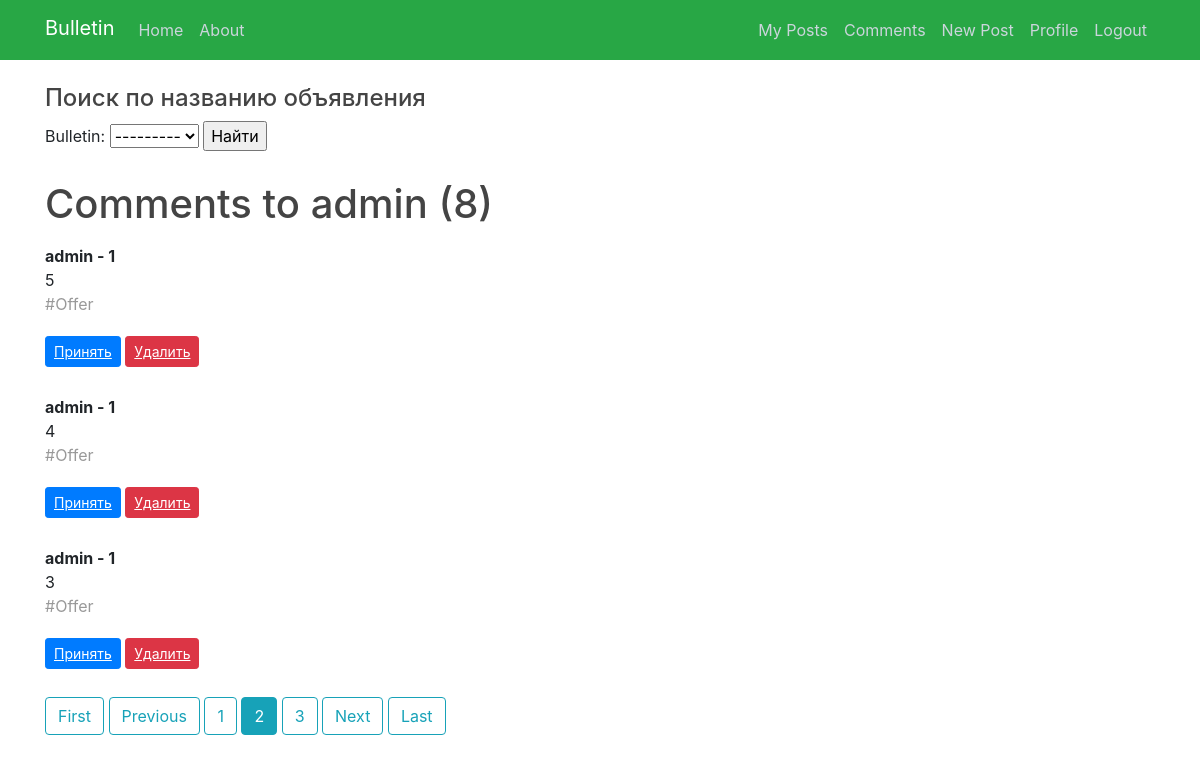
Page /home/comments?page=2 (signed in) on the earlier database version.
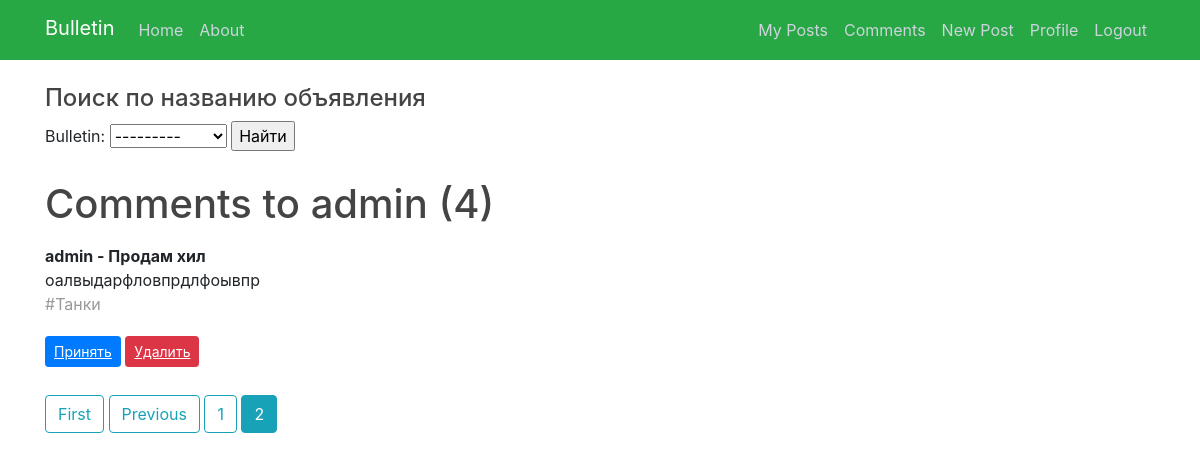
Same page on the later database version.
### myboardapp/models.py (models this page shows, shortened)
class Comment(models.Model):
    bulletin = models.ForeignKey(Bulletin, related_name="comments", on_delete=models.CASCADE)
    username = models.ForeignKey(User, on_delete=models.CASCADE, null=True)
    body = models.TextField()
    date_added = models.DateTimeField(auto_now_add=True)

class Bulletin(models.Model):
    title = models.CharField(max_length=100, blank=True)
    author = models.ForeignKey(User, on_delete=models.CASCADE)
    content = models.TextField()
    file = models.FileField(upload_to='files/',
                                             blank=True,
                                             )
    bulletin_category = models.ForeignKey(CategoryModel, on_delete=models.CASCADE)
    date_created = models.DateTimeField(default=timezone.now)
    def __str__(self):
        return self.title

class CategoryModel(models.Model):
    CHOISES = [
        ('Танки', "Танки"),
        ('Хилы', "Хилы"),
        ('ДД', "ДД"),
        ('Торговцы', "Торговцы"),
        ('Гилдмастеры', "Гилдмастеры"),
        ('Квестгиверы', "Квестгиверы"),
        ('Кузнецы', "Кузнецы"),
        ('Кожевники', "Кожевники"),
        ('Зельевары', "Зельевары"),
        ('Мастера заклинаний', "Мастера заклинаний"),
    ]
    category_name = models.CharField(max_length=255,
                                     choices=CHOISES,
                                     unique=True,
                                     )
    subscribers = models.ManyToManyField(User, null=True, blank=True, related_name='subscriber')
    def __str__(self):
        return f'{self.category_name}'
    """
    >>> from myboardapp.models import Bulletin
    >>> from myboardapp.models import CategoryModel
    >>> CategoryModel.objects.create(category_name = "Offer")
    <CategoryModel: Offer>
    """

### myboardapp/views.py (the view)
# urls.py: path('home/comments', CommentListView.as_view(), name='comment_list'),
class CommentListView(LoginRequiredMixin, ListView):
    model = Comment
    template_name = 'myboardapp/comment_list.html'
    context_object_name = 'comments' # we use it in template as {% for comment in comments %}
    ordering = ['-date_added']
    paginate_by = 3
    myFilter = CommentFilter()
    def get_queryset(self):
        user_id = self.request.user.id # get logged-in user id because he is an author of his own posts
        return Comment.objects.filter(bulletin__author_id=user_id).order_by('-date_added')  #filtering current user's bulletins and looking up the comments under these bulletins
    def get_context_data(self, **kwargs):
        context = super().get_context_data(**kwargs)
        context['filter'] = CommentFilter(self.request.GET, queryset=self.get_queryset())
        return context

### myboardapp/templatetags/my_tags.py (called while the page is built)
@register.simple_tag(takes_context=True)
def param_replace(context, **kwargs):
    d = context['request'].GET.copy()
    for k, v in kwargs.items():
        d[k] = v
    for k in [k for k, v in d.items() if not v]:
        del d[k]
    return d.urlencode()

### myboardapp/templates/myboardapp/comment_list.html (shortened to what this page needs)
{% extends "myboardapp/base.html" %}
{% load static %}
{% block content %}
    <main role="main" class="container">
      <div class="row">
        <div class="col-md-8">
            <form method="GET">
                <h4>Поиск по названию объявления</h4>
                {{ filter.form }}
                <input type="submit" value="Найти">
            </form>
            <br/>
            {% if filter.qs %}
            <h1 class="mb-3">Comments to {{ user.username }} ({{ page_obj.paginator.count }})</h1>
                {% for comment in comments %}
                    <strong> {{ comment.username }} - {{ comment.bulletin.title }} </strong>
                    <br/>
                    {{ comment.body }}
                    <br/>
                    <p><span style="color: #999999;">#{{ comment.bulletin.bulletin_category }} </span></p>
                    <a class="btn btn-primary btn-sm mt-1 mb-1" href="{% url 'comment-accept' comment.id %}"><u> Принять </u></a>
                    <a class="btn btn-danger btn-sm mt-1 mb-1" href="{% url 'comment-delete' comment.id %}"><u> Удалить </u></a>
                    <br/><br/>
                {% endfor %}
            {% else %}
            <h2>
                No Comments
            </h2>
            {% endif %}
        {% load my_tags %}
            {% if is_paginated %}
                {% if page_obj.has_previous %}
                    <a class="btn btn-outline-info mb-4" href="?{% param_replace page=1 %}">First</a>
                    <a class="btn btn-outline-info mb-4" href="{% param_replace page=page_obj.previous_page_number %}">Previous</a>
                {% endif %}
                {% for num in page_obj.paginator.page_range %}
                    {% if page_obj.number == num %}
                        <a class="btn btn-info mb-4" href="?{% param_replace page=num %}">{{ num }}</a>
                    {% elif num > page_obj.number|add:'-2' and num < page_obj.number|add:'2' %}
                        <a class="btn btn-outline-info mb-4" href="?{% param_replace page=num %}">{{ num }}</a>
                    {% endif %}
                {% endfor %}
                {% if page_obj.has_next %}
                    <a class="btn btn-outline-info mb-4" href="?{% param_replace page=page_obj.next_page_number %}">Next</a>
                    <a class="btn btn-outline-info mb-4" href="?{% param_replace page=page_obj.paginator.num_pages %}">Last</a>
                {% endif %}
            {% endif %}
        </div>
      </div>
    </main>
{% endblock content %}

Differences in the rows shown:
removed Comment: username "admin", bulletin "1", body "5", bulletin.bulletin_category "Offer"
removed Comment: username "admin", bulletin "1", body "4", bulletin.bulletin_category "Offer"
removed Comment: username "admin", bulletin "1", body "3", bulletin.bulletin_category "Offer"
added Comment: username "admin", bulletin "Продам хил", body "оалвыдарфловпрдлфоывпр", bulletin.bulletin_category "Танки"
Other differences:
{{ page_obj.paginator.count }}: "8" → "4"
list line gone: "3"
text no longer shown: "Next Last"
